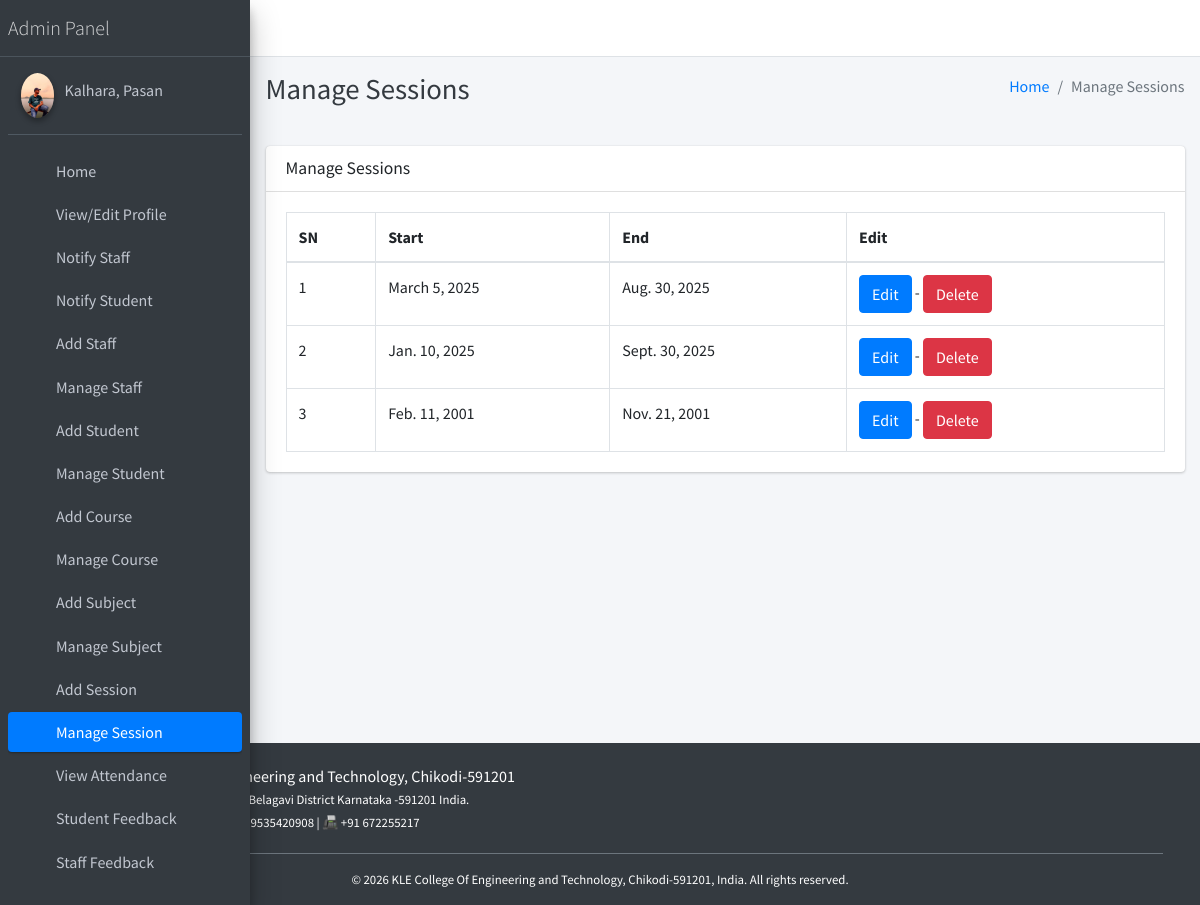
The app's page /session/manage/ (signed in) with its own data.
### main_app/models.py (models this page shows, shortened)
class CustomUser(AbstractUser):
    USER_TYPE = ((1, "HOD"), (2, "Staff"), (3, "Student"))
    GENDER = [("M", "Male"), ("F", "Female")]
    username = None  # Removed username, using email instead
    email = models.EmailField(unique=True)
    user_type = models.CharField(default=1, choices=USER_TYPE, max_length=1)
    gender = models.CharField(max_length=1, choices=GENDER)
    profile_pic = models.ImageField()
    address = models.TextField()
    fcm_token = models.TextField(default="")  # For firebase notifications
    created_at = models.DateTimeField(auto_now_add=True)
    updated_at = models.DateTimeField(auto_now=True)
    USERNAME_FIELD = "email"
    REQUIRED_FIELDS = []
    objects = CustomUserManager()
    def __str__(self):
        return self.last_name + ", " + self.first_name

class Session(models.Model):
    start_year = models.DateField()
    end_year = models.DateField()

### main_app/hod_views.py (the view)
# urls.py: path("session/manage/", hod_views.manage_session, name='manage_session'),
def manage_session(request):
    sessions = Session.objects.all()
    context = {'sessions': sessions, 'page_title': 'Manage Sessions'}
    return render(request, "hod_template/manage_session.html", context)

### main_app/templates/hod_template/manage_session.html
{% extends 'main_app/base.html' %}
{% load static %}
{% block page_title %}{{page_title}}{% endblock page_title %}
{% block content %}
<section class="content">
    <div class="container-fluid">
        <div class="row">
            <div class="col-md-12">
                <div class="card">
                    <div class="card-header">
                        <h3 class="card-title">{{page_title}}</h3>
                    </div>
                    <div class="card-body">
                        <table id="example2" class="table table-bordered table-hover">
                            <thead>
                                <tr>
                                    <th>SN</th>
                                    <th>Start</th>
                                    <th>End</th>
                                    <th>Edit</th>
                                </tr>
                            </thead>
                            <tbody>
                                {% for session in sessions %}
                                <tr>
                                    <td>{{ forloop.counter }}</td>
                                    <td>{{session.start_year}}</td>
                                    <td>{{session.end_year}}</td>
                                    <td><a href="{% url 'edit_session' session.id %}" class="btn btn-primary">Edit</a> - <a href="{% url 'delete_session' session.id %}" onclick="return confirm('Are you sure you want to delete this ?')" class="btn btn-danger">Delete</a> </td>
                                </tr>
                                {% endfor %}
                            </tbody>
                        </table>
                    </div>
                </div>
            </div>
        </div>
    </div>
</section>
{% endblock content %}

### main_app/templates/main_app/sidebar_template.html (shortened to what this page needs)
{% load static %}
<aside class="main-sidebar sidebar-dark-primary elevation-4">
{% if request.user.user_type == '1' %}
    <a href="{% url 'admin_home' %}" class="brand-link">
        <span class="brand-text font-weight-light">Admin Panel</span>
    </a>
    <div class="sidebar">
        <div class="user-panel mt-3 pb-3 mb-3 d-flex">
            <div class="image">
                <img src="{{ request.user.profile_pic }}" class="img-circle elevation-2" alt="User Image">
            </div>
            <div class="info">
                <a href="#" class="d-block">{{ user }}</a>
            </div>
        </div>
        <nav class="mt-2">
            <ul class="nav nav-pills nav-sidebar flex-column" role="menu">
                <li class="nav-item">
                    {% url 'admin_home' as admin_home %}
                    <a href="{{ admin_home }}" class="nav-link {% if admin_home == request.path %} active {% endif %}">
                        <i class="nav-icon fas fa-tachometer-alt"></i>
                        <p>Home</p>
                    </a>
                </li>
                <li class="nav-item">
                    {% url 'admin_view_profile' as admin_view_profile %}
                    <a href="{{ admin_view_profile }}" class="nav-link {% if admin_view_profile == request.path %} active {% endif %}">
                        <i class="nav-icon fas fa-user-cog"></i>
                        <p>View/Edit Profile</p>
                    </a>
                </li>
                <li class="nav-item">
                    {% url 'admin_notify_staff' as admin_notify_staff %}
                    <a href="{{ admin_notify_staff }}" class="nav-link {% if admin_notify_staff == request.path %} active {% endif %}">
                        <i class="nav-icon fas fa-bullhorn"></i>
                        <p>Notify Staff</p>
                    </a>
                </li>
                <li class="nav-item">
                    {% url 'admin_notify_student' as admin_notify_student %}
                    <a href="{{ admin_notify_student }}" class="nav-link {% if admin_notify_student == request.path %} active {% endif %}">
                        <i class="nav-icon fas fa-bullhorn"></i>
                        <p>Notify Student</p>
                    </a>
                </li>
                <li class="nav-item">
                    {% url 'add_staff' as add_staff %}
                    <a href="{{ add_staff }}" class="nav-link {% if add_staff == request.path %} active {% endif %}">
                        <i class="nav-icon fas fa-user-plus"></i>
                        <p>Add Staff</p>
                    </a>
                </li>
                <li class="nav-item">
                    {% url 'manage_staff' as manage_staff %}
                    {% url 'edit_staff' staff_id as edit_staff %}
                    <a href="{{ manage_staff }}" class="nav-link {% if manage_staff == request.path or request.path == edit_staff %} active {% endif %}">
                        <i class="nav-icon fas fa-users"></i>
                        <p>Manage Staff</p>
                    </a>
                </li>
                <li class="nav-item">
                    {% url 'add_student' as add_student %}
                    <a href="{{ add_student }}" class="nav-link {% if add_student == request.path %} active {% endif %}">
                        <i class="nav-icon fas fa-user-graduate"></i>
                        <p>Add Student</p>
                    </a>
                </li>
                <li class="nav-item">
                    {% url 'manage_student' as manage_student %}
                    {% url 'edit_student' student_id as edit_student %}
                    <a href="{{ manage_student }}" class="nav-link {% if edit_student == request.path or manage_student == request.path %} active {% endif %}">
                        <i class="nav-icon fas fa-users"></i>
                        <p>Manage Student</p>
                    </a>
                </li>
                <li class="nav-item">
                    {% url 'add_course' as add_course %}
                    <a href="{{ add_course }}" class="nav-link {% if add_course == request.path %} active {% endif %}">
                        <i class="nav-icon fas fa-book"></i>
                        <p>Add Course</p>
                    </a>
                </li>
                <li class="nav-item">
                    {% url 'manage_course' as manage_course %}
                    {% url 'edit_course' course_id as edit_course %}
                    <a href="{{ manage_course }}" class="nav-link {% if edit_course == request.path or manage_course == request.path %} active {% endif %}">
                        <i class="nav-icon fas fa-book-open"></i>
                        <p>Manage Course</p>
                    </a>
                </li>
                <li class="nav-item">
                    {% url 'add_subject' as add_subject %}
                    <a href="{{ add_subject }}" class="nav-link {% if add_subject == request.path %} active {% endif %}">
                        <i class="nav-icon fas fa-chalkboard-teacher"></i>
                        <p>Add Subject</p>
                    </a>
                </li>
                <li class="nav-item">
                    {% url 'manage_subject' as manage_subject %}
                    {% url 'edit_subject' subject_id as edit_subject %}
                    <a href="{{ manage_subject }}" class="nav-link {% if edit_subject == request.path or manage_subject == request.path %} active {% endif %}">
                        <i class="nav-icon fas fa-book-reader"></i>
                        <p>Manage Subject</p>
                    </a>
                </li>
                <li class="nav-item">
                    {% url 'add_session' as add_session %}
                    <a href="{{ add_session }}" class="nav-link {% if add_session == request.path %} active {% endif %}">
                        <i class="nav-icon fas fa-calendar-plus"></i>
                        <p>Add Session</p>
                    </a>
                </li>
                <li class="nav-item">
                    {% url 'manage_session' as manage_session %}
                    {% url 'edit_session' session_id as edit_session %}
                    <a href="{{ manage_session }}" class="nav-link {% if edit_session == request.path or manage_session == request.path %} active {% endif %}">
                        <i class="nav-icon fas fa-calendar-alt"></i>
                        <p>Manage Session</p>
                    </a>
                </li>
                <li class="nav-item">
                    {% url 'admin_view_attendance' as admin_view_attendance %}
                    <a href="{{ admin_view_attendance }}" class="nav-link {% if admin_view_attendance == request.path %} active {% endif %}">
                        <i class="nav-icon fas fa-clipboard-list"></i>
                        <p>View Attendance</p>
                    </a>
                </li>
                <li class="nav-item">
                    {% url 'student_feedback_message' as student_feedback_message %}
                    <a href="{{ student_feedback_message }}" class="nav-link {% if student_feedback_message == request.path %} active {% endif %}">
                        <i class="nav-icon fas fa-comment-dots"></i>
                        <p>Student Feedback</p>
                    </a>
                </li>
                <li class="nav-item">
                    {% url 'staff_feedback_message' as staff_feedback_message %}
                    <a href="{{ staff_feedback_message }}" class="nav-link {% if staff_feedback_message == request.path %} active {% endif %}">
                        <i class="nav-icon fas fa-comments"></i>
                        <p>Staff Feedback</p>
                    </a>
                </li>
                <li class="nav-item">
                    {% url 'view_staff_leave' as view_staff_leave %}
                    <a href="{{ view_staff_leave }}" class="nav-link {% if view_staff_leave == request.path %} active {% endif %}">
                        <i class="nav-icon fas fa-user-clock"></i>
                        <p>Staff Leave</p>
                    </a>
                </li>
{% endif %}
</ul>
</nav>
</div>
</aside>

### records on screen
CustomUser: user.profile_pic (picture), last_name+first_name "Kalhara, Pasan"
Session: start_year "March 5, 2025", end_year "Aug. 30, 2025"
Session: start_year "Jan. 10, 2025", end_year "Sept. 30, 2025"
Session: start_year "Feb. 11, 2001", end_year "Nov. 21, 2001"

### other values on screen
{{ page_title }} "Manage Sessions"
